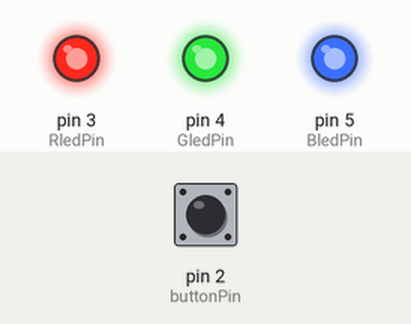
Bench run of a sketch on a simulated Arduino Uno, built with avr-gcc and run on an emulated ATmega328P. On the bench: output pins drawn as LEDs (lit = HIGH). The inputs (shaded band) are chosen by the test bench; at power-on: pin 2 (buttonPin) LOW.

Above: at 1.2 s.
1.3 s: pin 2 (buttonPin) pulled HIGH for 0.15 s
At 2.4 s:
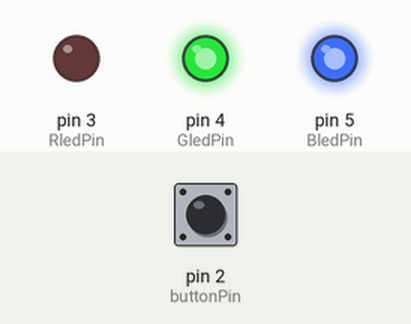
2.9 s: pin 2 (buttonPin) pulled HIGH for 1 s
At 3.7 s:
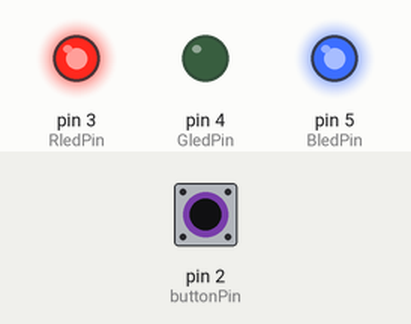
5.4 s: pin 2 (buttonPin) pulled HIGH for 0.15 s
At 6.6 s:
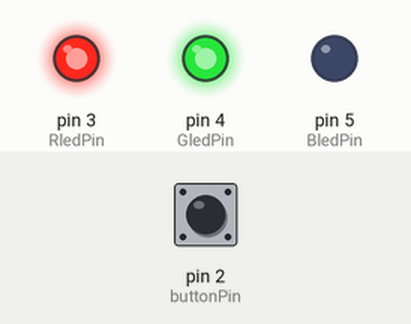
7.0 s: pin 2 (buttonPin) pulled HIGH for 3.2 s
At 8.0 s:
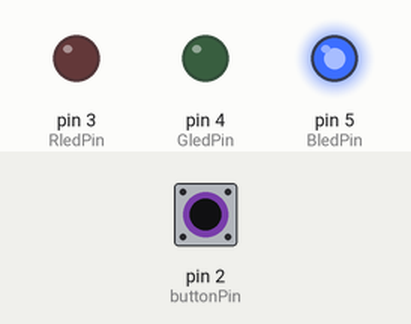
11.7 s: pin 2 (buttonPin) pulled HIGH for 0.15 s
At 12.8 s:
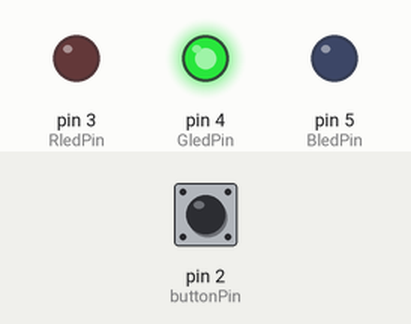
13.3 s: pin 2 (buttonPin) pulled HIGH for 1 s
At 14.0 s:
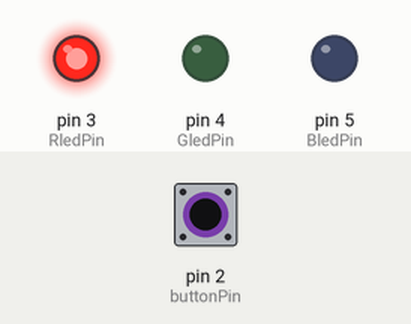
Timing chart, 0 to 16.3 s (numbered marks = the images above; inputs shaded):
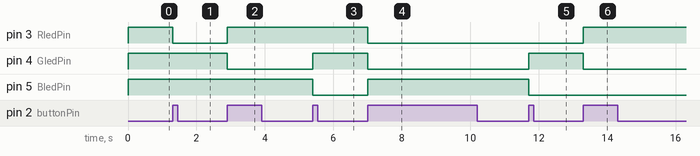

Measured:
- after the input at 1.3 s, pin 3 (RledPin): HIGH → LOW at once
- after the input at 2.9 s, pin 3 (RledPin): LOW → HIGH at once; pin 4 (GledPin): HIGH → LOW at once
- after the input at 5.4 s, pin 4 (GledPin): LOW → HIGH at once; pin 5 (BledPin): HIGH → LOW at once
- after the input at 7.0 s, pin 3 (RledPin), pin 4 (GledPin): HIGH → LOW at once; pin 5 (BledPin): LOW → HIGH at once
- after the input at 11.7 s, pin 4 (GledPin): LOW → HIGH at once; pin 5 (BledPin): HIGH → LOW at once
- after the input at 13.3 s, pin 3 (RledPin): LOW → HIGH at once; pin 4 (GledPin): HIGH → LOW at once

The sketch:

Practice_InteractiveProgramming_A.ino
```cpp
const int buttonPin = 2;  // the number of the pushbutton pin
const int RledPin = 3;    // the number of the R pin
const int GledPin = 4;    // the number of the G pin
const int BledPin = 5;    // the number of the B pin

// variables will change:
int buttonState = 0;  // variable for reading the pushbutton status
int ledcolor = 0;     // Color Counter

bool ButtonPressed = false;

void setup() {
  // initialize the LED pin as an output:
  pinMode(RledPin, OUTPUT);
  pinMode(GledPin, OUTPUT);
  pinMode(BledPin, OUTPUT);
  // initialize the pushbutton pin as an input:
  pinMode(buttonPin, INPUT);
}

void loop() {
  // read the state of the pushbutton value:
  buttonState = digitalRead(buttonPin);

  if (buttonState == HIGH && !ButtonPressed) {
    ledcolor = ledcolor + 1;
    ButtonPressed = true;
    //delay(100);
  }

  if (buttonState == LOW && ButtonPressed) {
    ButtonPressed = false;
  }

  if (ledcolor == 0) {
    digitalWrite(RledPin, HIGH);
    digitalWrite(GledPin, HIGH);
    digitalWrite(BledPin, HIGH);
  }
  else if (ledcolor == 1) {
    // RED
    digitalWrite(RledPin, LOW);
    digitalWrite(GledPin, HIGH);
    digitalWrite(BledPin, HIGH);
  }
  else if (ledcolor == 2) {
    //Green
    digitalWrite(RledPin, HIGH);
    digitalWrite(GledPin, LOW);
    digitalWrite(BledPin, HIGH);
  }
  //BLUE
  else if (ledcolor == 3) {
    digitalWrite(RledPin, HIGH);
    digitalWrite(GledPin, HIGH);
    digitalWrite(BledPin, LOW);
  }
  else if (ledcolor == 4) {
    digitalWrite(RledPin, LOW);
    digitalWrite(GledPin, LOW);
    digitalWrite(BledPin, HIGH);
  }
  //purple
  else if (ledcolor == 5) {
    digitalWrite(RledPin, LOW);
    digitalWrite(GledPin, HIGH);
    digitalWrite(BledPin, LOW);
  }
  //cyan
  else if (ledcolor == 6) {
    digitalWrite(RledPin, HIGH);
    digitalWrite(GledPin, LOW);
    digitalWrite(BledPin, LOW);
  }
  //white
  else if (ledcolor == 7) {
    digitalWrite(RledPin, LOW);
    digitalWrite(GledPin, LOW);
    digitalWrite(BledPin, LOW);
  }
  else if (ledcolor == 8) {
    ledcolor = 0;
  }
}
```
